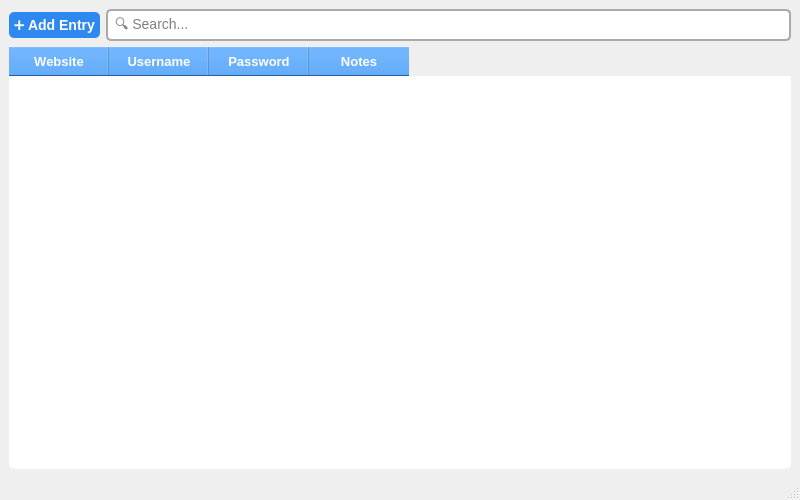
<?xml version="1.0" encoding="UTF-8"?>
<ui version="4.0">
 <class>PasswordManager</class>
 <widget class="QMainWindow" name="PasswordManager">
  <property name="geometry">
   <rect>
    <x>100</x>
    <y>100</y>
    <width>800</width>
    <height>500</height>
   </rect>
  </property>
  <property name="windowTitle">
   <string>Password Manager</string>
  </property>
  <widget class="QWidget" name="centralwidget">
   <layout class="QVBoxLayout" name="verticalLayout">
    <item>
     <layout class="QHBoxLayout" name="topLayout">
      <item>
       <widget class="QPushButton" name="addEntryButton">
        <property name="text">
         <string>➕ Add Entry</string>
        </property>
        <property name="styleSheet">
         <string>
          QPushButton {
           background-color: #2D89EF;
           color: white;
           font-size: 14px;
           font-weight: bold;
           border-radius: 5px;
           padding: 5px;
          }
          QPushButton:hover {
           background-color: #1A5DBE;
          }
         </string>
        </property>
       </widget>
      </item>
      <item>
       <widget class="QLineEdit" name="searchBar">
        <property name="placeholderText">
         <string>🔍 Search...</string>
        </property>
        <property name="styleSheet">
         <string>
          QLineEdit {
           border: 2px solid #A9A9A9;
           border-radius: 5px;
           padding: 5px;
           font-size: 14px;
          }
         </string>
        </property>
       </widget>
      </item>
     </layout>
    </item>
    <item>
     <widget class="QTableWidget" name="passwordTable">
      <property name="columnCount">
       <number>4</number>
      </property>
      <property name="rowCount">
       <number>0</number>
      </property>
      <column>
       <property name="text">
        <string>Website</string>
       </property>
      </column>
      <column>
       <property name="text">
        <string>Username</string>
       </property>
      </column>
      <column>
       <property name="text">
        <string>Password</string>
       </property>
      </column>
      <column>
       <property name="text">
        <string>Notes</string>
       </property>
      </column>
      <property name="styleSheet">
       <string>
        QTableWidget {
         background-color: white;
         border-radius: 5px;
         font-size: 12px;
        }
        QHeaderView::section {
         background-color: #2D89EF;
         color: white;
         font-weight: bold;
         padding: 5px;
         font-size: 13px;
        }
        QTableWidget::item {
         padding: 5px;
        }
        QTableWidget::item:selected {
         background-color: #ADD8E6;
        }
       </string>
      </property>
     </widget>
    </item>
   </layout>
  </widget>
  <widget class="QStatusBar" name="statusbar"/>
 </widget>
 <resources/>
 <connections/>
</ui>
